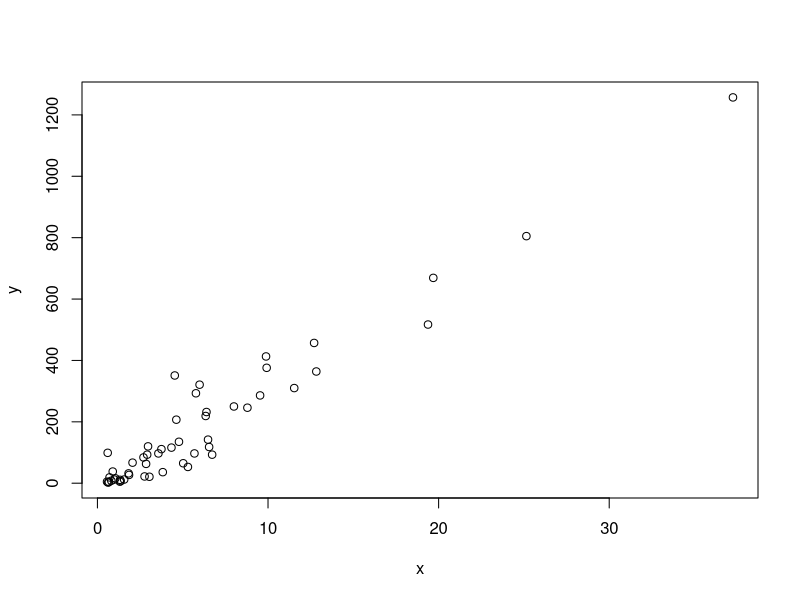
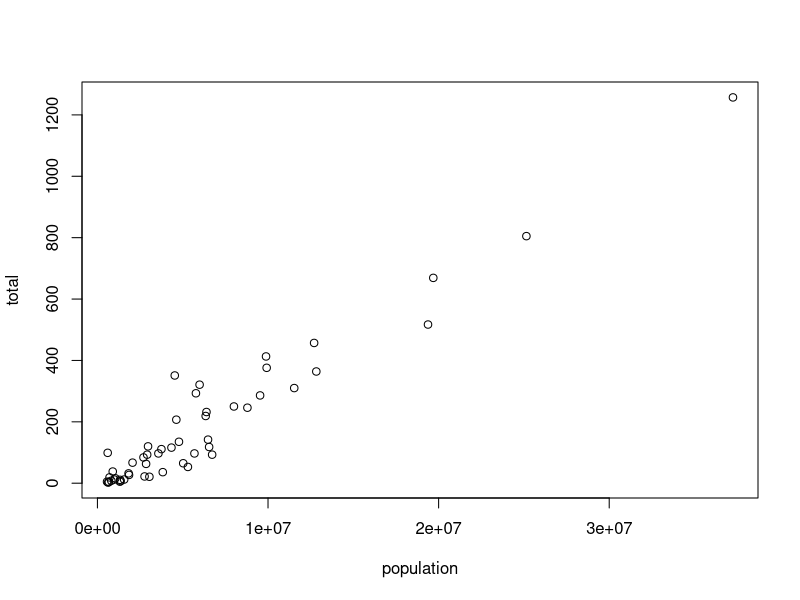
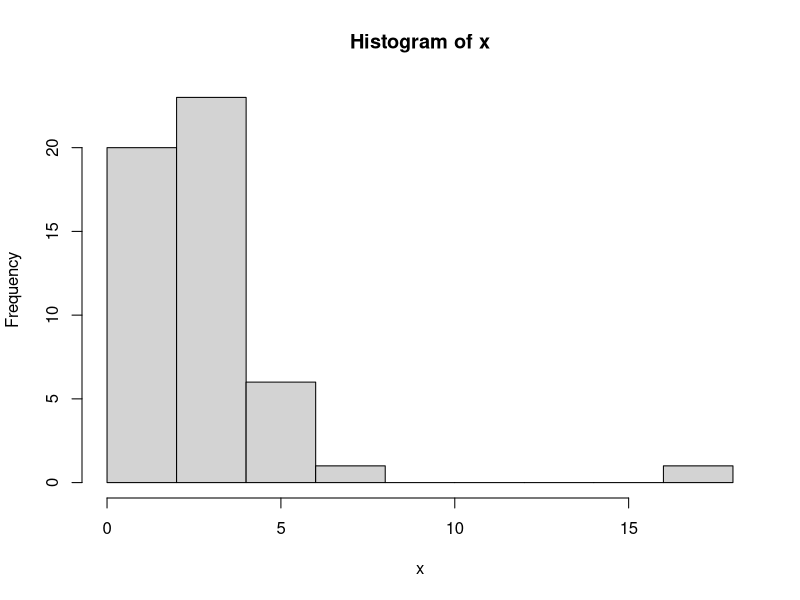
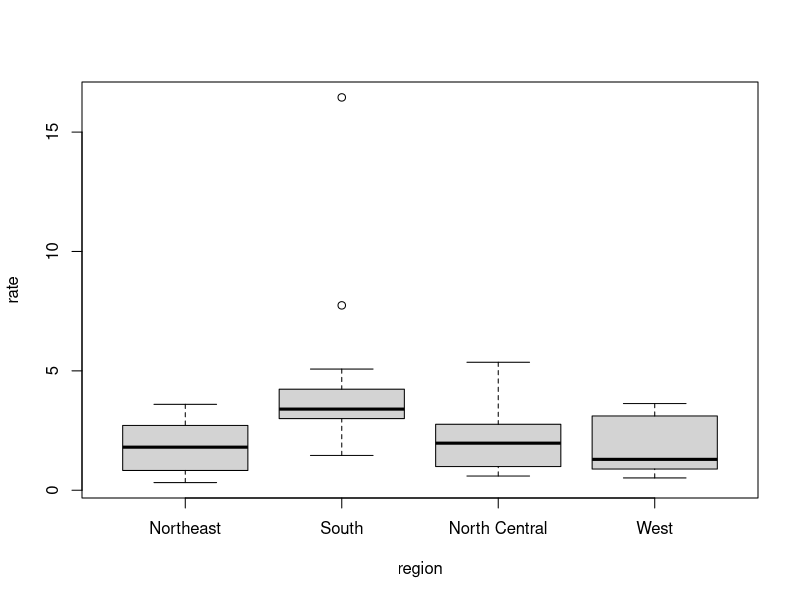
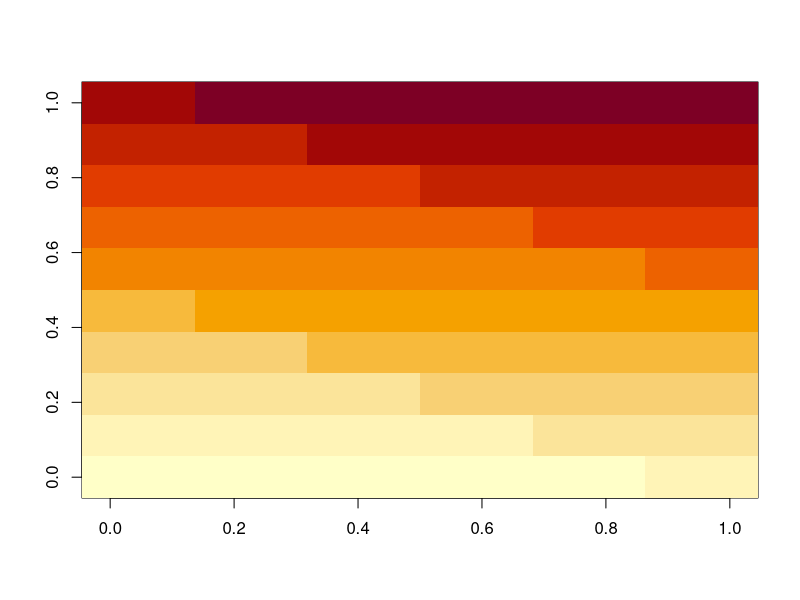
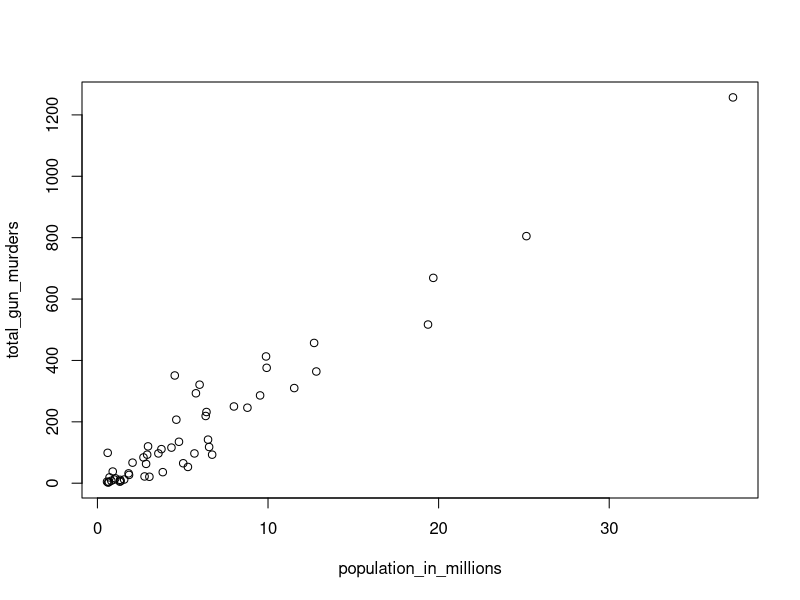

Generate these figures, in order, with R:
## ---- chunk 1
a <- 1
b <- 1
c <- -1
## ---- chunk 2
a
## ---- chunk 3
print(a)
#> [1] 1
## ---- chunk 4
ls()
#> [1] "a"        "b"        "c"        "dat"      "img_path" "murders"
## ---- chunk 5
(-b + sqrt(b^2 - 4*a*c) ) / ( 2*a )
#> [1] 0.618
(-b - sqrt(b^2 - 4*a*c) ) / ( 2*a )
#> [1] -1.62
## ---- chunk 6
log(8)
#> [1] 2.08
log(a) 
#> [1] 0
## ---- chunk 7
help("log")
## ---- chunk 8
?log
## ---- chunk 9
args(log)
#> function (x, base = exp(1)) 
#> NULL
## ---- chunk 10
log(8, base = 2)
#> [1] 3
## ---- chunk 11
log(x = 8, base = 2)
#> [1] 3
## ---- chunk 12
log(8,2)
#> [1] 3
## ---- chunk 13
log(base = 2, x = 8)
#> [1] 3
## ---- chunk 14
2 ^ 3
#> [1] 8
## ---- chunk 15
help("+") 
## ---- chunk 16
?"+"
## ---- chunk 17
help(">") 
## ---- chunk 18
?">"
## ---- chunk 19
data()
## ---- chunk 20
co2
## ---- chunk 21
pi
#> [1] 3.14
Inf+1
#> [1] Inf
## ---- chunk 22
solution_1 <- (-b + sqrt(b^2 - 4*a*c)) / (2*a)
solution_2 <- (-b - sqrt(b^2 - 4*a*c)) / (2*a)
## ---- chunk 23
a <- 3
b <- 2
c <- -1
(-b + sqrt(b^2 - 4*a*c)) / (2*a)
(-b - sqrt(b^2 - 4*a*c)) / (2*a)
## ---- chunk 24
## Code to compute solution to quadratic equation of the form ax^2 + bx + c
## define the variables
a <- 3 
b <- 2
c <- -1

## now compute the solution
(-b + sqrt(b^2 - 4*a*c)) / (2*a)
(-b - sqrt(b^2 - 4*a*c)) / (2*a)
## ---- chunk 25
n <- 1000
x <- seq(1, n)
sum(x)
## ---- chunk 26
a <- 2
class(a)
#> [1] "numeric"
## ---- chunk 27
library(dslabs)
data(murders)
## ---- chunk 28
class(murders)
#> [1] "data.frame"
## ---- chunk 29
str(murders)
#> 'data.frame':    51 obs. of  5 variables:
#> $ state : chr "Alabama" "Alaska" "Arizona" "Arkansas" ...
#> $ abb : chr "AL" "AK" "AZ" "AR" ...
#> $ region : Factor w/ 4 levels "Northeast","South",..: 2 4 4 2 4 4 1 2 2
#>    2 ...
#> $ population: num 4779736 710231 6392017 2915918 37253956 ...
#> $ total : num 135 19 232 93 1257 ...
## ---- chunk 30
head(murders)
#>        state abb region population total
#> 1    Alabama  AL  South    4779736   135
#> 2     Alaska  AK   West     710231    19
#> 3    Arizona  AZ   West    6392017   232
#> 4   Arkansas  AR  South    2915918    93
#> 5 California  CA   West   37253956  1257
#> 6   Colorado  CO   West    5029196    65
## ---- chunk 31
murders$population
#>  [1]  4779736   710231  6392017  2915918 37253956  5029196  3574097
#>  [8]   897934   601723 19687653  9920000  1360301  1567582 12830632
#> [15]  6483802  3046355  2853118  4339367  4533372  1328361  5773552
#> [22]  6547629  9883640  5303925  2967297  5988927   989415  1826341
#> [29]  2700551  1316470  8791894  2059179 19378102  9535483   672591
#> [36] 11536504  3751351  3831074 12702379  1052567  4625364   814180
#> [43]  6346105 25145561  2763885   625741  8001024  6724540  1852994
#> [50]  5686986   563626
## ---- chunk 32
names(murders)
#> [1] "state"      "abb"        "region"     "population" "total"
## ---- chunk 33
pop <- murders$population
length(pop)
#> [1] 51
## ---- chunk 34
class(pop)
#> [1] "numeric"
## ---- chunk 35
class(murders$state)
#> [1] "character"
## ---- chunk 36
z <- 3 == 2
z
#> [1] FALSE
class(z)
#> [1] "logical"
## ---- chunk 37
?Comparison
## ---- chunk 38
class(murders$region)
#> [1] "factor"
## ---- chunk 39
levels(murders$region)
#> [1] "Northeast"     "South"         "North Central" "West"
## ---- chunk 40
region <- murders$region
value <- murders$total
region <- reorder(region, value, FUN = sum)
levels(region)
#> [1] "Northeast"     "North Central" "West"          "South"
## ---- chunk 41
record <- list(name = "John Doe",
             student_id = 1234,
             grades = c(95, 82, 91, 97, 93),
             final_grade = "A")
## ---- chunk 42
record
#> $name
#> [1] "John Doe"
#> 
#> $student_id
#> [1] 1234
#> 
#> $grades
#> [1] 95 82 91 97 93
#> 
#> $final_grade
#> [1] "A"
class(record)
#> [1] "list"
## ---- chunk 43
record$student_id
#> [1] 1234
## ---- chunk 44
record[["student_id"]]
#> [1] 1234
## ---- chunk 45
record2 <- list("John Doe", 1234)
record2
#> [[1]]
#> [1] "John Doe"
#> 
#> [[2]]
#> [1] 1234
## ---- chunk 46
record2[[1]]
#> [1] "John Doe"
## ---- chunk 47
mat <- matrix(1:12, 4, 3)
mat
#>      [,1] [,2] [,3]
#> [1,]    1    5    9
#> [2,]    2    6   10
#> [3,]    3    7   11
#> [4,]    4    8   12
## ---- chunk 48
mat[2, 3]
#> [1] 10
## ---- chunk 49
mat[2, ]
#> [1]  2  6 10
## ---- chunk 50
mat[, 3]
#> [1]  9 10 11 12
## ---- chunk 51
mat[, 2:3]
#>      [,1] [,2]
#> [1,]    5    9
#> [2,]    6   10
#> [3,]    7   11
#> [4,]    8   12
## ---- chunk 52
mat[1:2, 2:3]
#>      [,1] [,2]
#> [1,]    5    9
#> [2,]    6   10
## ---- chunk 53
as.data.frame(mat)
#>   V1 V2 V3
#> 1  1  5  9
#> 2  2  6 10
#> 3  3  7 11
#> 4  4  8 12
## ---- chunk 54
data("murders")
murders[25, 1]
#> [1] "Mississippi"
murders[2:3, ]
#>     state abb region population total
#> 2  Alaska  AK   West     710231    19
#> 3 Arizona  AZ   West    6392017   232
## ---- chunk 55
library(dslabs)
data(murders)
## ---- chunk 56
class(murders$region)
## ---- chunk 57
codes <- c(380, 124, 818)
codes
#> [1] 380 124 818
## ---- chunk 58
country <- c("italy", "canada", "egypt")
## ---- chunk 59
country <- c('italy', 'canada', 'egypt')
## ---- chunk 60
country <- c('italy', 'canada', 'egypt')

## ---- chunk 61
codes <- c(italy = 380, canada = 124, egypt = 818)
codes
#>  italy canada  egypt 
#>    380    124    818
## ---- chunk 62
class(codes)
#> [1] "numeric"
## ---- chunk 63
names(codes)
#> [1] "italy"  "canada" "egypt"
## ---- chunk 64
codes <- c("italy" = 380, "canada" = 124, "egypt" = 818)
codes
#>  italy canada  egypt 
#>    380    124    818
## ---- chunk 65
codes <- c(380, 124, 818)
country <- c("italy","canada","egypt")
names(codes) <- country
codes
#>  italy canada  egypt 
#>    380    124    818
## ---- chunk 66
seq(1, 10)
#>  [1]  1  2  3  4  5  6  7  8  9 10
## ---- chunk 67
seq(1, 10, 2)
#> [1] 1 3 5 7 9
## ---- chunk 68
1:10
#>  [1]  1  2  3  4  5  6  7  8  9 10
## ---- chunk 69
class(1:10)
#> [1] "integer"
## ---- chunk 70
class(seq(1, 10, 0.5))
#> [1] "numeric"
## ---- chunk 71
codes[2]
#> canada 
#>    124
## ---- chunk 72
codes[c(1,3)]
#> italy egypt 
#>   380   818
## ---- chunk 73
codes[1:2]
#>  italy canada 
#>    380    124
## ---- chunk 74
codes["canada"]
#> canada 
#>    124
codes[c("egypt","italy")]
#> egypt italy 
#>   818   380
## ---- chunk 75
x <- c(1, "canada", 3)
## ---- chunk 76
x
#> [1] "1"      "canada" "3"
class(x)
#> [1] "character"
## ---- chunk 77
x <- 1:5
y <- as.character(x)
y
#> [1] "1" "2" "3" "4" "5"
## ---- chunk 78
as.numeric(y)
#> [1] 1 2 3 4 5
## ---- chunk 79
x <- c("1", "b", "3")
as.numeric(x)
#> Warning: NAs introduced by coercion
#> [1]  1 NA  3
## ---- chunk 80
x <- c("1", "3", "5")
## ---- chunk 81
library(dslabs)
data(murders)
sort(murders$total)
#>  [1]    2    4    5    5    7    8   11   12   12   16   19   21   22
#> [14]   27   32   36   38   53   63   65   67   84   93   93   97   97
#> [27]   99  111  116  118  120  135  142  207  219  232  246  250  286
#> [40]  293  310  321  351  364  376  413  457  517  669  805 1257
## ---- chunk 82
x <- c(31, 4, 15, 92, 65)
sort(x)
#> [1]  4 15 31 65 92
## ---- chunk 83
index <- order(x)
x[index]
#> [1]  4 15 31 65 92
## ---- chunk 84
library(dslabs)
data("murders")
## ---- chunk 85
temp <- c(35, 88, 42, 84, 81, 30)
city <- c("Beijing", "Lagos", "Paris", "Rio de Janeiro", 
          "San Juan", "Toronto")
city_temps <- data.frame(name = city, temperature = temp)
## ---- chunk 86
data("na_example")  
str(na_example)
#>  int [1:1000] 2 1 3 2 1 3 1 4 3 2 ...
## ---- chunk 87
mean(na_example)
#> [1] NA
## ---- chunk 88
library(dslabs)
data("murders")
murders$state[which.max(murders$population)]
#> [1] "California"
## ---- chunk 89
inches <- c(69, 62, 66, 70, 70, 73, 67, 73, 67, 70)
## ---- chunk 90
inches * 2.54
#>  [1] 175 157 168 178 178 185 170 185 170 178
## ---- chunk 91
inches - 69
#>  [1]  0 -7 -3  1  1  4 -2  4 -2  1
## ---- chunk 92
murder_rate <- murders$total / murders$population * 100000
## ---- chunk 93
murders$abb[order(murder_rate)]
#>  [1] "VT" "NH" "HI" "ND" "IA" "ID" "UT" "ME" "WY" "OR" "SD" "MN" "MT"
#> [14] "CO" "WA" "WV" "RI" "WI" "NE" "MA" "IN" "KS" "NY" "KY" "AK" "OH"
#> [27] "CT" "NJ" "AL" "IL" "OK" "NC" "NV" "VA" "AR" "TX" "NM" "CA" "FL"
#> [40] "TN" "PA" "AZ" "GA" "MS" "MI" "DE" "SC" "MD" "MO" "LA" "DC"
## ---- chunk 94
temp <- c(35, 88, 42, 84, 81, 30)
city <- c("Beijing", "Lagos", "Paris", "Rio de Janeiro", 
          "San Juan", "Toronto")
city_temps <- data.frame(name = city, temperature = temp)
## ---- chunk 95
library(dslabs)
data("murders")
## ---- chunk 96
murder_rate <- murders$total / murders$population * 100000 
## ---- chunk 97
ind <- murder_rate < 0.71
## ---- chunk 98
ind <- murder_rate <= 0.71
## ---- chunk 99
murders$state[ind]
#> [1] "Hawaii"        "Iowa"          "New Hampshire" "North Dakota" 
#> [5] "Vermont"
## ---- chunk 100
sum(ind)
#> [1] 5
## ---- chunk 101
TRUE & TRUE
#> [1] TRUE
TRUE & FALSE
#> [1] FALSE
FALSE & FALSE
#> [1] FALSE
## ---- chunk 102
west <- murders$region == "West"
safe <- murder_rate <= 1
## ---- chunk 103
ind <- safe & west
murders$state[ind]
#> [1] "Hawaii"  "Idaho"   "Oregon"  "Utah"    "Wyoming"
## ---- chunk 104
ind <- which(murders$state == "California")
murder_rate[ind]
#> [1] 3.37
## ---- chunk 105
ind <- match(c("New York", "Florida", "Texas"), murders$state)
ind
#> [1] 33 10 44
## ---- chunk 106
murder_rate[ind]
#> [1] 2.67 3.40 3.20
## ---- chunk 107
c("Boston", "Dakota", "Washington") %in% murders$state
#> [1] FALSE FALSE  TRUE
## ---- chunk 108
match(c("New York", "Florida", "Texas"), murders$state)
#> [1] 33 10 44
which(murders$state%in%c("New York", "Florida", "Texas"))
#> [1] 10 33 44
## ---- chunk 109
library(dslabs)
data(murders)
## ---- chunk 110
x <- murders$population / 10^6
y <- murders$total
plot(x, y)
## ---- chunk 111
with(murders, plot(population, total))
## ---- chunk 112
x <- with(murders, total / population * 100000)
hist(x)
## ---- chunk 113
murders$state[which.max(x)]
#> [1] "District of Columbia"
## ---- chunk 114
murders$rate <- with(murders, total / population * 100000)
boxplot(rate~region, data = murders)
## ---- chunk 115
x <- matrix(1:120, 12, 10)
image(x)
## ---- chunk 116
library(dslabs)
data(murders)
population_in_millions <- murders$population/10^6
total_gun_murders <- murders$total
plot(population_in_millions, total_gun_murders)
